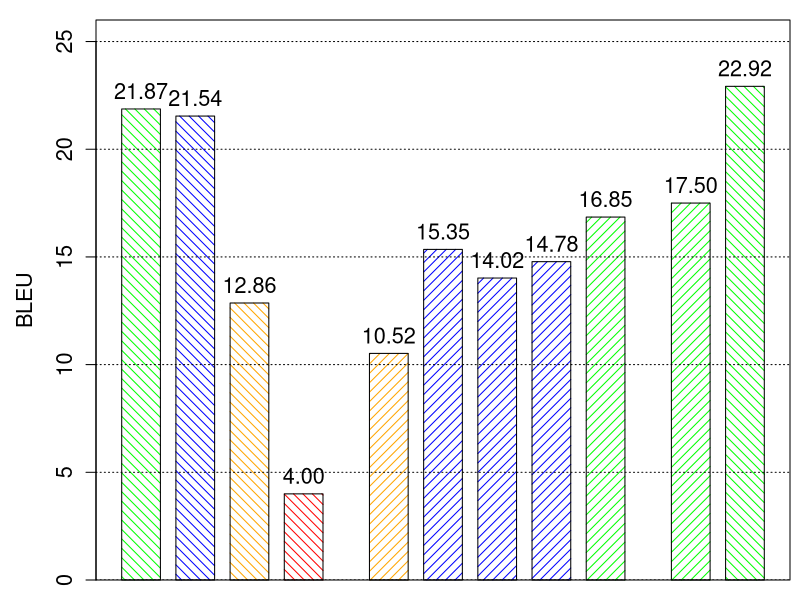

Here is the R script that generated this plot:
c <- read.table(file="lesionreplacement.txt", sep = "\t", head=TRUE)

x <- c$BLEU
#names(x) <- c$Title

colorz <- c("green", "blue", "orange", "red", "orange", "blue", "blue", "blue", "green", "green")
fillz <- c(15, 15, 15, 15, 15, 15, 15, 15, 15, 15)
anglez <- c(135, 135, 135, 135, 45, 45, 45, 45, 45, 45)
spacez <- c(0.4, 0.4, 0.4, 0.4, 1.2, 0.4, 0.4, 0.4, 0.4, 1.2)

saxis <- 1.3
slabels <- 1.3
snames <- 1.3

pdf(file="lesionreplacement.pdf", height=4, width=11, onefile=TRUE, family='Helvetica', pointsize=12)
par(mar=c(1.0,4.8,1.0,0.5), new=FALSE, cex.lab=slabels)

bp <-barplot(x, density=fillz, col=colorz, angle=anglez, space=spacez, ylab="BLEU", cex.lab=slabels, cex.axis=saxis, cex.names=snames, ylim=c(0, 26), legend=F)
grid(nx = 0, ny = NULL, col = "black", lty = "dotted", lwd = 1, equilogs = FALSE)
#legend("topright", as.character(c$Title), cex=slabels, density=fillz, fill=colorz, bty="y", bg="white")
box()

height <- rbind(x)
text(bp, height, labels=format(height, 4), pos=3, cex=snames)

dev.off()
